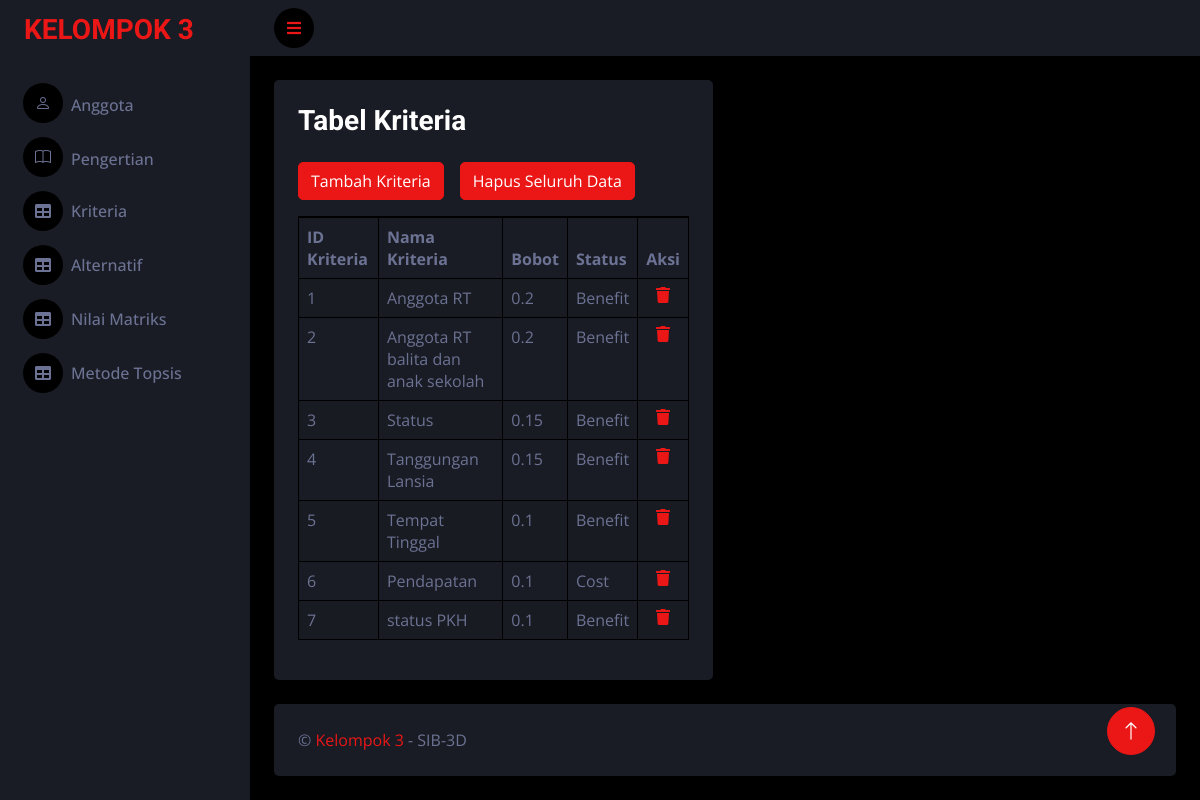
Page /kriteria.php on the committed database.
### tables this page shows
CREATE TABLE `tab_kriteria` (
  `id_kriteria` int(10) NOT NULL,
  `nama_kriteria` varchar(50) NOT NULL,
  `bobot` float NOT NULL,
  `status` varchar(20) NOT NULL
);

### kriteria.php (the view, shortened to what this page needs)
<?php
include("koneksi.php");
?>
<head>
    <link href="https://cdnjs.cloudflare.com/ajax/libs/font-awesome/5.10.0/css/all.min.css" rel="stylesheet">
    <link href="https://cdn.jsdelivr.net/npm/bootstrap-icons@1.4.1/font/bootstrap-icons.css" rel="stylesheet">
    <link href="lib/owlcarousel/assets/owl.carousel.min.css" rel="stylesheet">
    <link href="lib/tempusdominus/css/tempusdominus-bootstrap-4.min.css" rel="stylesheet" />
    <link href="css/bootstrap.min.css" rel="stylesheet">
    <link href="css/style.css" rel="stylesheet">
</head>
<body>
    <div class="container-fluid position-relative d-flex p-0">
        <div class="sidebar pe-4 pb-3">
            <nav class="navbar bg-secondary navbar-dark">
                <a href="index.php" class="navbar-brand mx-4 mb-3">
                    <h3 class="text-primary">KELOMPOK 3</h3>
                </a>
                <div class="navbar-nav w-100">
                    <a href="kelompok.php" class="nav-item nav-link"><i class="bi bi-person me-2"></i>Anggota</a>
                    <a href="index.php" class="nav-item nav-link"><i class="bi bi-book me-2"></i>Pengertian</a>
                    <a href="kriteria.php" class="nav-item nav-link"><i class="fa fa-table me-2"></i>Kriteria</a>
                    <a href="alternatif.php" class="nav-item nav-link"><i class="fa fa-table me-2"></i>Alternatif</a>
                    <a href="nilmat.php" class="nav-item nav-link"><i class="fa fa-table me-2"></i>Nilai Matriks</a>
                    <a href="hasiltopsis.php" class="nav-item nav-link"><i class="fa fa-table me-2"></i>Metode Topsis</a>
                </div>
            </nav>
        </div>
        <div class="content">
            <nav class="navbar navbar-expand bg-secondary navbar-dark sticky-top px-4 py-2">
                <a href="#" class="sidebar-toggler flex-shrink-0">
                    <i class="fa fa-bars"></i>
                </a>
            </nav>
            <div class="container-fluid pt-4 px-4">
                <div class="row g-4">
                    <div class="col-sm-12 col-xl-6">
                        <div class="bg-secondary rounded h-100 p-4">
                            <h3 class="mb-4">Tabel Kriteria</h3>
                            <table class="table table-striped table-bordered table-hover">
                                <ul class="nav nav-tabs">
                                    <li>
                                        <a class="btn btn-primary mb-3 me-3" type="button" href="kriteriatambah.php" data-toggle="tab">Tambah Kriteria</a>
                                    </li>
                                    <li>
                                        <a class="btn btn-primary mb-3" type="button" href="hapusseluruhkriteria.php" data-toggle="tab">Hapus Seluruh Data</a>
                                    </li>
                                </ul>
                                <thead>
                                    <tr>
                                        <th>ID Kriteria</th>
                                        <th>Nama Kriteria</th>
                                        <th>Bobot</th>
                                        <th>Status</th>
                                        <th colspan="3">Aksi</th>
                                    </tr>
                                </thead>
                                <tbody>
                                    <?php
                                    $sql = $koneksi->query('SELECT * FROM tab_kriteria');
                                    while ($row = $sql->fetch_array()) {
                                    ?>
                                        <tr>
                                            <td><?php echo $row[0] ?></td>
                                            <td><?php echo $row[1] ?></td>
                                            <td><?php echo $row[2] ?></td>
                                            <td><?php echo $row[3] ?></td>
                                            <td align="center">
                                                <a href="hapuskriteria.php?id_kriteria=<?php echo $row['id_kriteria'] ?>"> <i class="fa fa-trash fa-fw"></i>
                                            </td>
                                        </tr>
                                    <?php } ?>
                                </tbody>
                            </table>
                        </div>
                    </div>
                </div>
            </div>
            <div class="container-fluid pt-4 px-4">
                <div class="bg-secondary rounded p-4">
                    <div class="row">
                        <div class="col-12 col-sm-6 text-center text-sm-start">
                            &copy; <a href="#">Kelompok 3</a> - SIB-3D
                        </div>
                    </div>
                </div>
            </div>
        </div>
        <a href="#" class="btn btn-lg btn-primary btn-lg-square back-to-top"><i class="bi bi-arrow-up"></i></a>
    </div>
</body>
</html>

### css/style.css (style rules this page uses)
.back-to-top { position: fixed; display: none; right: 45px; bottom: 45px; z-index: 99; }
.btn { transition: .5s; }
.btn-lg-square { width: 48px; height: 48px; }
.btn-square, .btn-sm-square, .btn-lg-square { padding: 0; display: inline-flex; align-items: center; justify-content: center; font-weight: normal; border-radius: 50px; }
.sidebar { position: fixed; top: 0; left: 0; bottom: 0; width: 250px; height: 100vh; overflow-y: auto; background: var(--secondary); transition: 0.5s; z-index: 999; }
.content { margin-left: 250px; min-height: 100vh; background: var(--dark); transition: 0.5s; }
@media (min-width: 992px) { .sidebar { margin-left: 0; } }
@media (min-width: 992px) { .content { width: calc(100% - 250px); } }
.sidebar .navbar .navbar-nav .nav-link { padding: 7px 20px; color: var(--light); font-weight: 500; border-left: 3px solid var(--secondary); border-radius: 0 30px 30px 0; outline: none; }
.sidebar .navbar .navbar-nav .nav-link i { width: 40px; height: 40px; display: inline-flex; align-items: center; justify-content: center; background: var(--dark); border-radius: 40px; }
.content .navbar .sidebar-toggler, .content .navbar .navbar-nav .nav-link i { width: 40px; height: 40px; display: inline-flex; align-items: center; justify-content: center; background: var(--dark); border-radius: 40px; }

### rows in the picture
tab_kriteria: id_kriteria "1", nama_kriteria "Anggota RT", bobot "0.2", status "Benefit"
tab_kriteria: id_kriteria "2", nama_kriteria "Anggota RT balita dan anak sekolah", bobot "0.2", status "Benefit"
tab_kriteria: id_kriteria "3", nama_kriteria "Status", bobot "0.15", status "Benefit"
tab_kriteria: id_kriteria "4", nama_kriteria "Tanggungan Lansia", bobot "0.15", status "Benefit"
tab_kriteria: id_kriteria "5", nama_kriteria "Tempat Tinggal", bobot "0.1", status "Benefit"
tab_kriteria: id_kriteria "6", nama_kriteria "Pendapatan", bobot "0.1", status "Cost"
tab_kriteria: id_kriteria "7", nama_kriteria "status PKH", bobot "0.1", status "Benefit"
